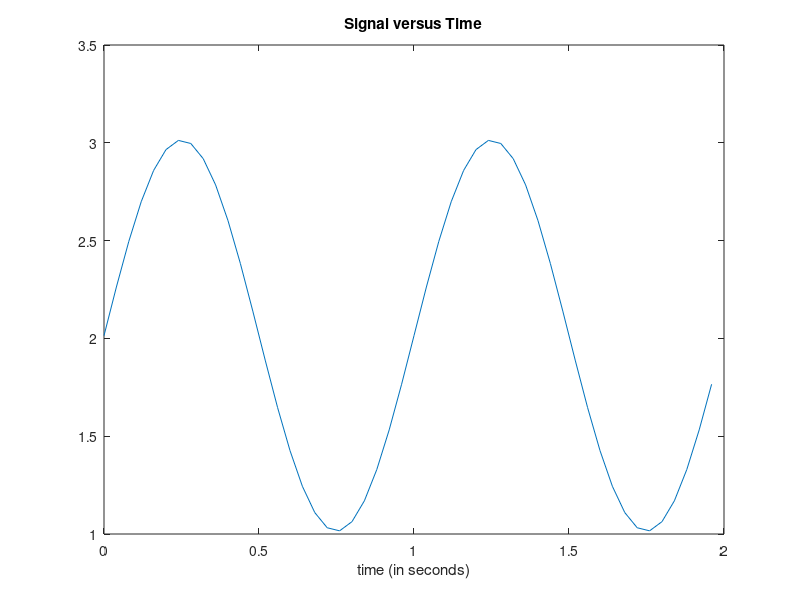

MATLAB code to generate this figure:
   %% Time specifications:
   Fs = 25;                   % samples per second
   dt = 1/Fs;                   % seconds per sample
   StopTime = 2;             % seconds
   t = (0:dt:StopTime-dt)';     % seconds
   sigma=1              %noise
   %% Sine wave:
   Fc = 60/60;                     % hertz
   %x = sin(2*pi*Fc*t);
   random_d= rand(size(t))-0.5;
   x = sin(2*pi*Fc*t)% +  sigma*random_d(t)  %add noise
   for iterator = 1:size(x)
       x=x+sigma*random_d(iterator);
   end
   % Plot the signal versus time:
   figure;
   plot(t,x);
   xlabel('time (in seconds)');
   title('Signal versus Time');
   Stack=[t x];